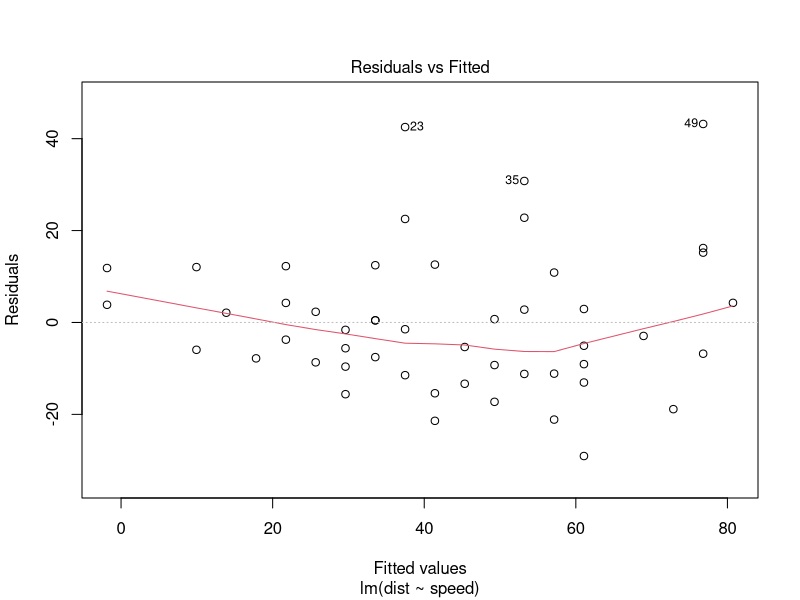
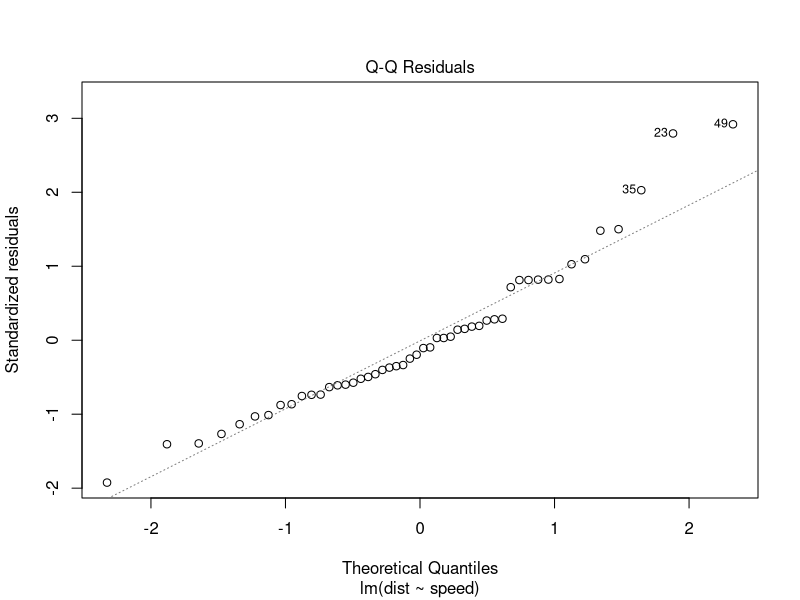
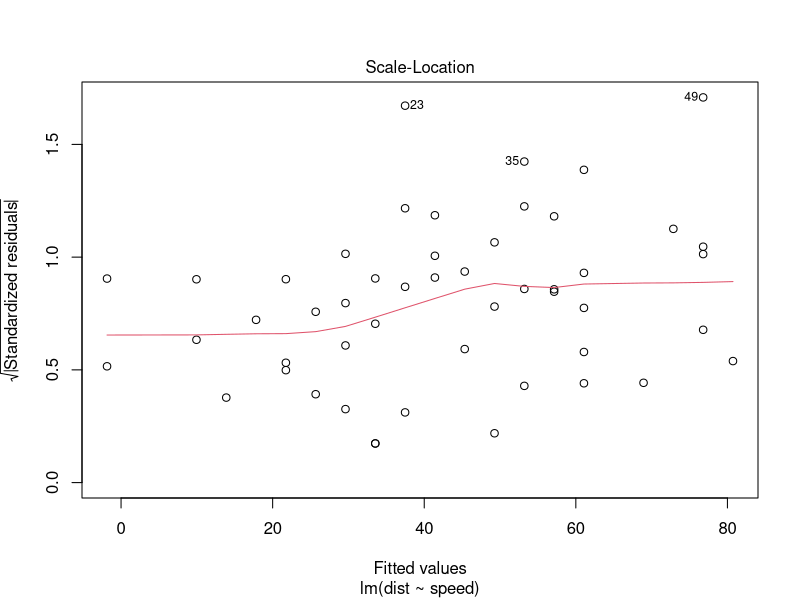
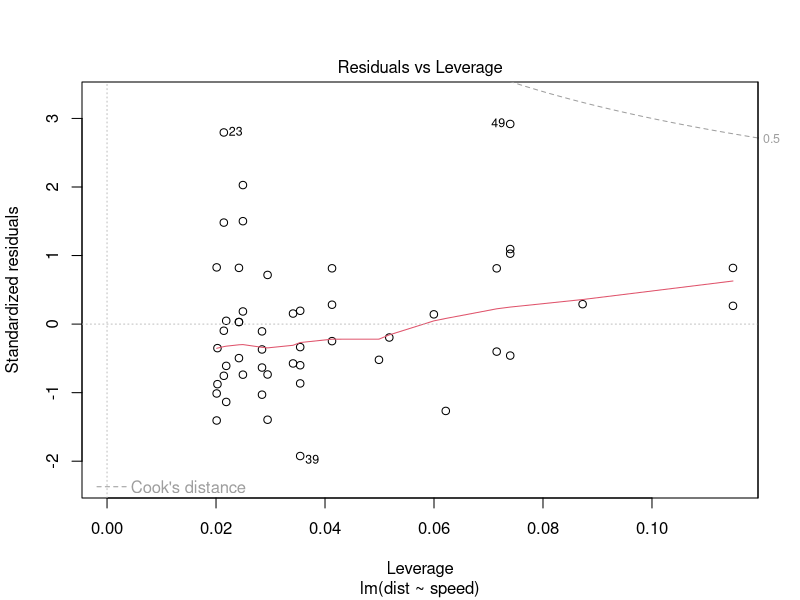
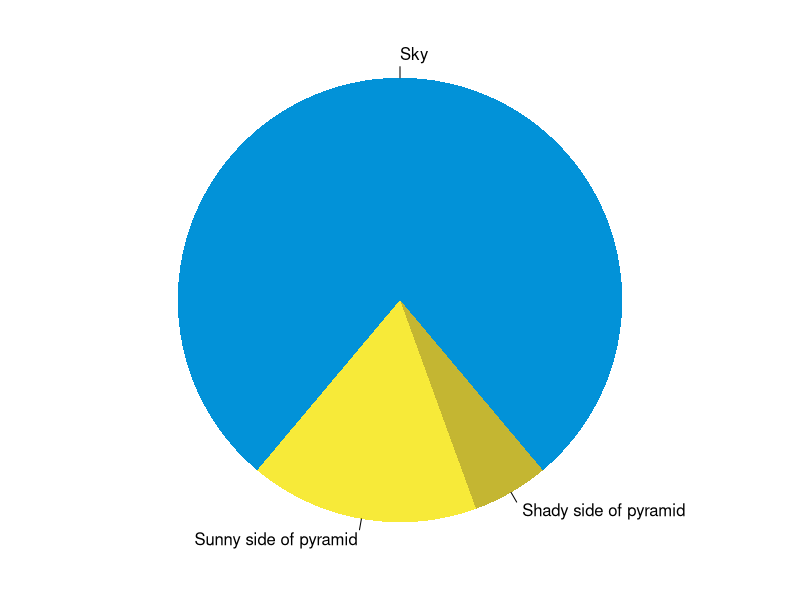

Here is the R script that generated these plots, in order:
## ---- chunk 1
knitr::opts_chunk$set(collapse = TRUE)
## ---- chunk 2
summary(cars)
fit <- lm(dist ~ speed, data = cars)
fit
plot(fit)
## ---- chunk 3
par(mar = c(0, 1, 0, 1))
pie(
  c(280, 60, 20),
  c('Sky', 'Sunny side of pyramid', 'Shady side of pyramid'),
  col = c('#0292D8', '#F7EA39', '#C4B632'),
  init.angle = -50, border = NA
)
